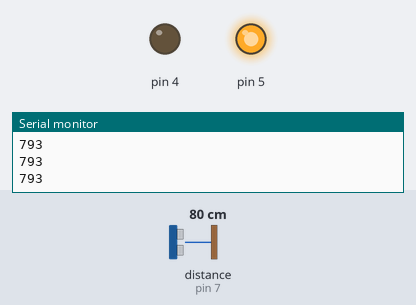
Bench run of a sketch on a simulated Arduino Uno, built with avr-gcc and run on an emulated ATmega328P. Shown: output pins drawn as LEDs (lit = HIGH), the last lines printed to the serial monitor. Wiring (inferred from the names in the program): ultrasonic range finder: trigger pin 6; echo pin 7. The inputs (shaded band) are chosen by the test bench; at power-on: distance to the obstacle (sensor on pin 7) 80 cm. The echo pulse lasts 58.3 µs per cm; pins used as bus, display or sensor lines are not drawn.

Above: at 1.2 s.
1.3 s: distance to the obstacle (sensor on pin 7) set to 12 cm
2.8 s: distance to the obstacle (sensor on pin 7) set to 9 cm
At 3.2 s:
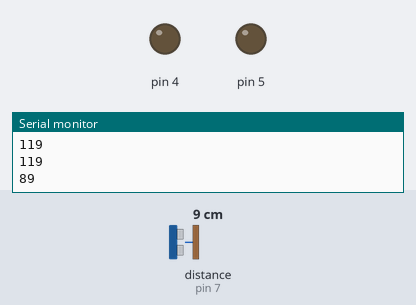
Timing chart, 0 to 11.8 s (numbered marks = the images above; inputs shaded):
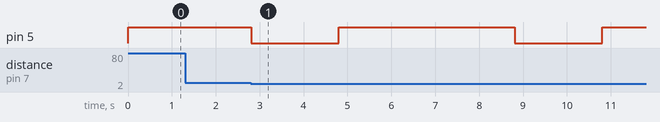

The sketch:

open_mv_ultrasonic.ino
```cpp
void setup() {
  pinMode(5,OUTPUT);
  pinMode(4,OUTPUT);
  pinMode(6,OUTPUT);    // trig
  pinMode(7,INPUT);     //echo
  Serial.begin(9600);

}

void loop() {

  digitalWrite(6,HIGH);
  delayMicroseconds(10);
  digitalWrite(6,LOW);
  int distance=pulseIn(7,HIGH);
  distance=(distance*0.17);
  Serial.println(distance);
  if(distance>=100)
  {
    digitalWrite(5,HIGH);
    digitalWrite(4,LOW);
  }
  else
  {
    digitalWrite(5,LOW);
    digitalWrite(4,LOW);
  }
  if(distance<100)
  {
    digitalWrite(6,LOW);
    delay(2000);
    digitalWrite(5,HIGH);
    delay(4000);
  }
  else{
    digitalWrite(6,HIGH);
  }
}
```

Measured:
- the behaviour switches between 11 and 10 cm on distance to the obstacle (sensor on pin 7) (found by bisection; images 0 and 1)
- after the input at 2.8 s, pin 5: alternates HIGH for 4.0 s and LOW for 2.0 s, starting at once
